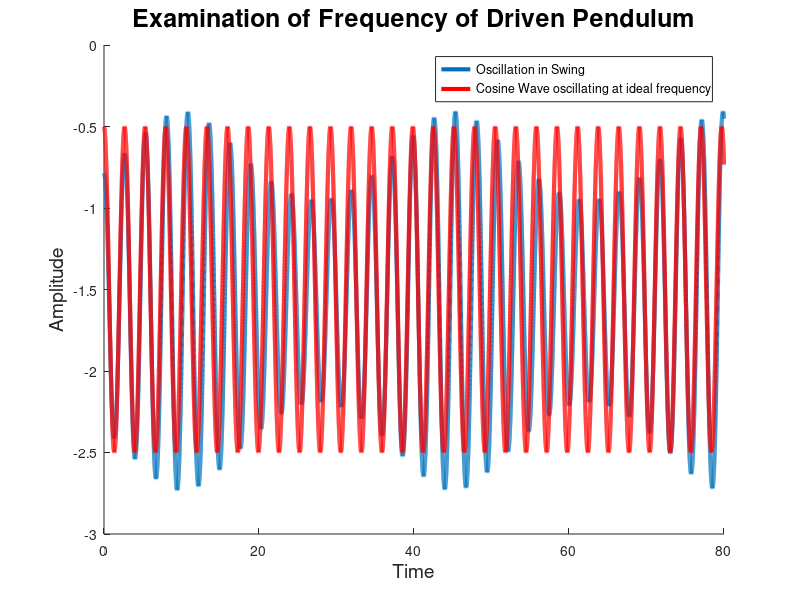

MATLAB code to generate this figure:
function swingtheta()
    g = 10;
    l = 1.7;
    m = 1;
    beta = 0.04;
%     omega = sqrt(g/l);
    omega = 2.3649;
    a = 2;
 
    %theta_init = 4.1228;
    theta_init = -pi/4;
 
    thetadot_init = 0;

    options = odeset('reltol', 1e-8);
    
    [t, M] = ode45(@rate_func, [0:.002:80], [theta_init, thetadot_init], options);
    
    thetas = M(:, 1);
    thetadots = M(:, 2);
    
    index = 1;
    
    for x=1:length(thetas)
        X1(x) = radius(t(x)) * cos(thetas(x));
        Y1(x) = radius(t(x)) * sin(thetas(x));
        KE(x) = 1/2 * m * radius(t(x))^2*thetadots(x)^2 ;%(r_dot(t(x))^2+radius(t(x))^2 * thetadots(x)^2);
        PE(x) = m * g * radius(t(x)) * sin(thetas(x));
%         if(abs(thetadots(x)) < 1e-6)
%            times(index) = t(x)
%            index = index + 1;
%         end
    end
    
%     plot(t, radius(t), 'r', 'LineWidth', 3)
%     legend('Actual', 'Experimental')
   
    hold on;
    plot(t, thetas, 'LineWidth', 3)
    plot(t, cos(omega*t)-1.5, 'r', 'LineWidth', 3)
    title('Examination of Frequency of Driven Pendulum', 'FontSize', 18)
    ylabel('Amplitude', 'FontSize', 14)
    xlabel('Time', 'FontSize', 14)
    legend('Oscillation in Swing', 'Cosine Wave oscillating at ideal frequency')
    
    %plot(t, thetadots)
    
%     subplot(1,3,1)
%     plot(thetas, KE)
%     subplot(1,3,2)
%    plot(t,PE)
%     subplot(1,3,3)
%%  Energy Validation Plotting Code

%     hold on
%     plot(t, PE+KE,'Color','b','LineWidth',3)
%     plot(t,PE,'Color','g','LineWidth',3)
%     plot(t, KE,'Color','m','LineWidth',3)
%     ylim([-12 4])
%     xlim([0 5])
%     xlabel('time (s)','FontSize',16)
%     ylabel('energy (J)','FontSize',16)
%     legend('total energy','potential enery','kinetic energy','FontSize',16)
%     title('Energy Validation of Pendulum without Variation in Length')

%%

%    plot(t, Y1);

%     subplot(1, 2, 1)
    %plot(t, radius(t), 'g', 'Linewidth', 2)
    
%     subplot(1, 2, 2)
%     plot(t, thetas)

%     for i=1:length(X1)
%        draw_func(X1(i), Y1(i));
%     end

    %res = Y1;
    
    function W = rate_func(t, I)
        theta = I(1);
        thetadot = I(2);

 
        doubledot = double_dot(theta, thetadot, t);

 
        W = [thetadot; doubledot];
    end

 
    function res = double_dot(theta, thetadot, t)
        res = (-g * cos(theta) - 2 * thetadot * r_dot(t))/radius(t);
    end

    function res = radius(t)
%        res = 1;
        res = beta * l * cos(a * omega * t + theta_init) + l; 
    end

    function res = r_dot(t)
%        res = 0;
        res = -beta * l * a * omega * sin(a * omega * t + theta_init); 
    end
 
    function draw_func(x1, y1)
       clf;
       hold on;

 
       % plot position of first pendulum
       plot(x1, y1, 'bo', 'MarkerSize', 20);
       plot([x1 0], [y1 0], 'b-');

 
       xlim([-6 6])
       ylim([-6 6])

 
       drawnow;
    end

 
end
